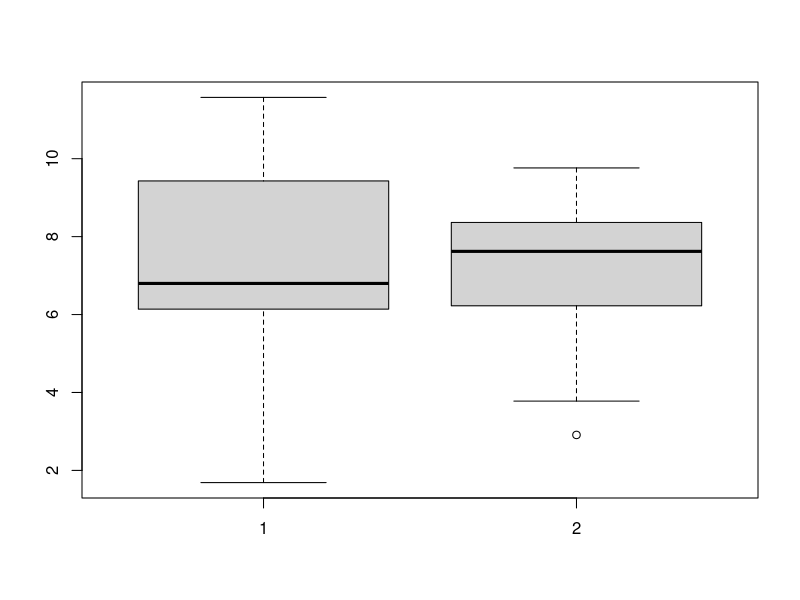
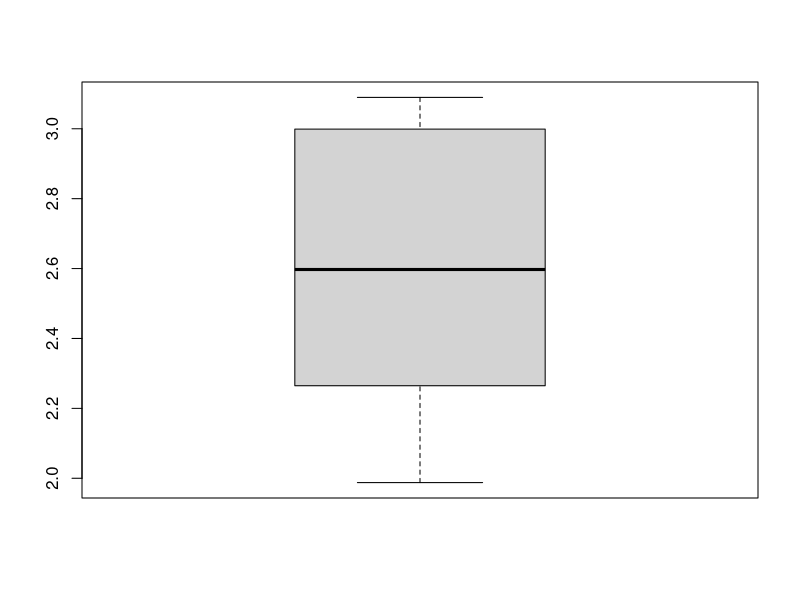
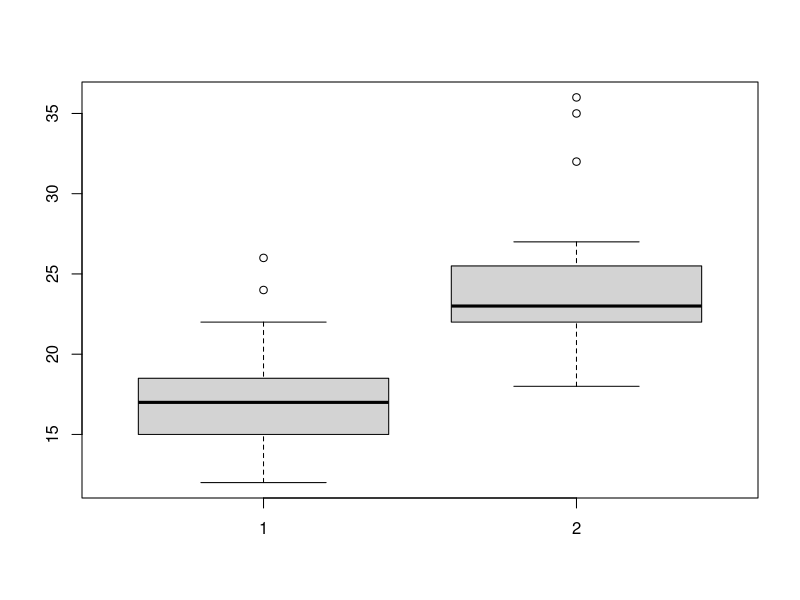
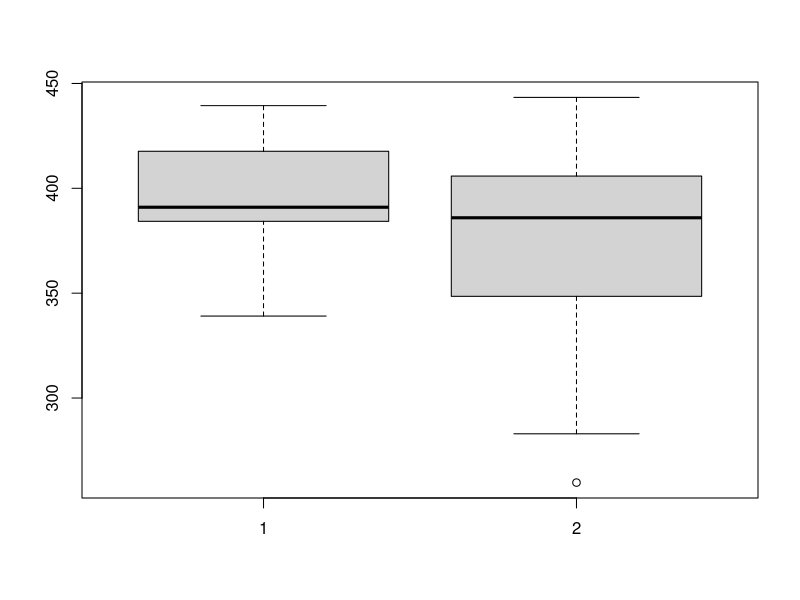
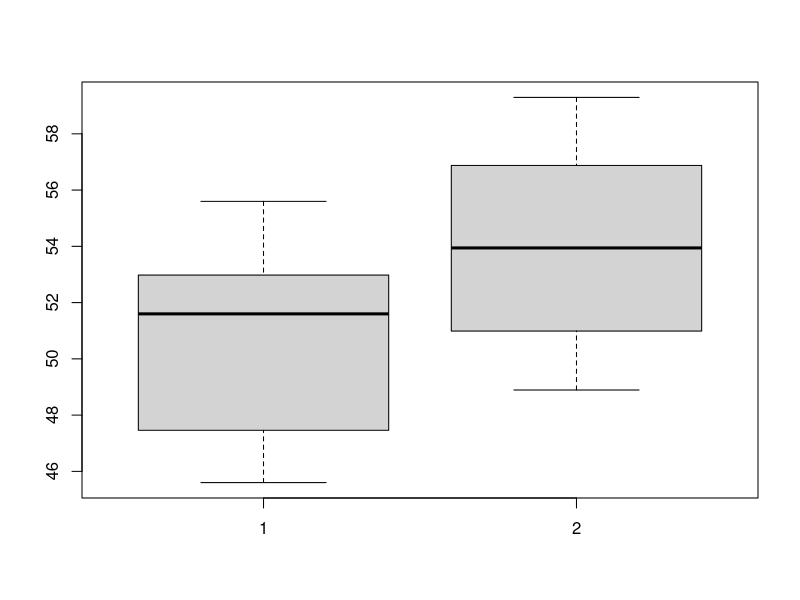
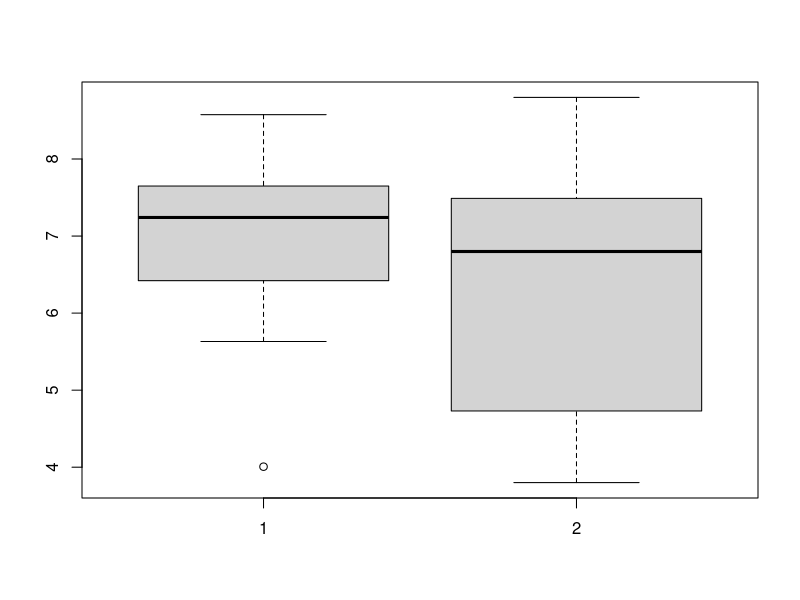

These figures' R source, in order:
set.seed(42)
#_______________________________________________________________________
# CVICNE PRIKLADY 1
#_______________________________________________________________________

# 1)  
set.seed(42)
# H0: oba modely jsou stejne presne
# H1: modely nejsou stejne presne
mereni1 = rnorm(n = 30, mean = 7, sd = 2)
mereni2 = rnorm(n = 30, mean = 7.4, sd = 1.5)

# test normality - H0: je normalni, H1: neni normalni
shapiro.test(mereni1) # 0.35 > 0.05
shapiro.test(mereni2) # 0.06 > 0.05
# H0 nezamitam, rozdeleni je normalni

# rovnost rozptylu - H0: rozptyly jsou stejne H1: rozptyly nejsou stejne
var.test(x = mereni1, mereni2)
# p = 0.014 < 0.05 -> H0 zamitam, rozptyly nejsou stejne
boxplot(mereni1, mereni2)
#_______________________________________________________________________

# 2)
# H0: oba modely jsou stejne presne
# H1: modely nejsou stejne presne
mereni1 = rnorm(n = 30, mean = 7, sd = 2)
mereni2 = rnorm(n = 30, mean = 7.4, sd = 1.5)

# test normality - H0: je normalni, H1: neni normalni
shapiro.test(mereni1) # 0.35 > 0.05
shapiro.test(mereni2) # 0.06 > 0.05
# H0 nezamitam, rozdeleni je normalni

# rovnost rozptylu - H0: rozptyly jsou stejne H1: rozptyly nejsou stejne
var.test(x = mereni1, y = mereni2)
# p = 0.014 < 0.05 -> H0 zamitam, rozptyly nejsou stejne

# welchuv t-test
t.test(x = mereni1, y = mereni2, var.equal = F)
# p = 0.88 > 0.05 --> H0 se nezamita, oba modely jsou stejne presne
#_______________________________________________________________________

# 3)
# H0: tloustka vytycek neni mensi nez 4 cm
# H1: tloustka vytycek je mensi nez 4 cm
vytycky = rnorm(n = 10, mean = 3, sd = 0.5)

# test normality - H0: je normalni, H1: neni normalni
shapiro.test(vytycky) # 0.65 > 0.05 rozdeleni je normalni

# splneny predpoklady pro t-test
t.test(x = vytycky, alternative = "less", mu = 4) 
# p = 0.0002 < 0.05 H0 se zamita, tloustka je mensi nez 4 cm
boxplot(vytycky)
#_______________________________________________________________________

# 4)
# H0: typ managementu neovlivnil pocet koniklecu
# H1: typ managementu ovlivnil pocet koniklecu
kosene = rpois(n = 15, lambda = 20)
pasene = rpois(n = 15, lambda = 25)
# test normality - H0: je normalni, H1: neni normalni
shapiro.test(kosene)
shapiro.test(pasene)
# obe jsou > 0.05 --> rozdeleni je normalni

# rovnost rozptylu - H0: rozptyly jsou stejne, H1: rozptyly nejsou stejne
var.test(x = kosene, y = pasene)
# p = 0.75 > 0.05 --> rozptyly jsou stejne

# dvouvyberovy t-test
t.test(x = kosene, y = pasene, var.equal = T)
# p = 0.01 < 0.05 --> H0 se zamita, typ managementu ovlivnuje pocet koniklecu
boxplot(kosene, pasene)
#_______________________________________________________________________

# 5)
set.seed(42)
# H0: hloubky hlasu jsou stejne
# H1: hloubky hlasu jsou ruzne
samci = rnorm(n = 30, mean = 393, sd = 20.3)
samice = rnorm(n = 30, mean = 380, sd = 40.2)
# test normality - H0: je normalni, H1: neni normalni
shapiro.test(samci) # 0.35 > 0.05
shapiro.test(samice) # 0.06 > 0.05
# H0 nezamitam, rozdeleni je normalni

# rovnost rozptylu - H0: rozptyly jsou stejne H1: rozptyly nejsou stejne
var.test(x = samci, y = samice)
# p = 0.008 < 0.05 -> H0 zamitam
t.test(x = samci, y = samice, var.equal = F)
# p = 0.04 < 0.05 H0 zamitam
boxplot(samci, samice)

#_______________________________________________________________________
# CVICNE PRIKLADY 2
#_______________________________________________________________________
# 1)
# H0: mnozstvi je stejne
# H1: mnozstvi je ruzne
dvoulete = rnorm(n = 20, mean = 50, sd = 4)
trilete = rnorm(n = 18, mean = 54, sd = 3.5)

# test normality - H0: je normalni, H1: neni normalni
shapiro.test(dvoulete) # 0.13 > 0.05
shapiro.test(trilete) # 0.35 > 0.05
# H0 nezamitam, rozdeleni je normalni

# rovnost rozptylu - H0: rozptyly jsou stejne H1: rozptyly nejsou stejne
var.test(x = dvoulete, y = trilete)
# p = 0.88 > 0.05 -> H0 nezamitam, rozptyly jsou stejne

# dvouvyberovy t-test
t.test(x = dvoulete, y = trilete, var.equal = T)
# p = 0.002 < 0.05 --> H0 se zamita, mnostvi ulozene potravy je ruzne
boxplot(dvoulete, trilete)
#_______________________________________________________________________

# 2)
# H0: mereni jsou stejne presna
# H1: mereni nejsou stejne presna
moje_mereni = rnorm(n = 40, mean = 78, sd = 10)
kolega_mereni = rnorm(n = 40, mean = 78, sd = 15)

# test normality - H0: je normalni, H1: neni normalni
shapiro.test(moje_mereni) # 0.34 > 0.05
shapiro.test(kolega_mereni) # 0.6 > 0.05
# H0 nezamitam, rozdeleni je normalni

var.test(x = moje_mereni, y = kolega_mereni)
# p = 0.16 > 0.05, H0 nezamitam, mereni jsou stejne presna
#_______________________________________________________________________

# 3)
set.seed(42)
# H0: vykony nebyly mensi nez 20 m
# H1: vykony byly mensi nez 20 m
strelci = rnorm(n = 80, mean = 19.5, sd = 2)

# test normality - H0: je normalni, H1: neni normalni
shapiro.test(strelci) # 0.15 > 0.05, rozdeleni je normalni

t.test(x = strelci, alternative = "less", mu = 20)
?t.test
# p = 0.03 < 0.05, H0 se zamita, Bohousek ma pravdu
#_______________________________________________________________________

# 4) 
set.seed(42)
# H0: zito za tmy nevyrostlo (rozdil => 0)
# H1: zito za tmy vyrostlo (rozdil < 0)
prvni_mereni = rpois(n = 100, lambda = 35)
druhe_mereni = rpois(n = 100, lambda = 37)

# vybery jsou zavisle, pouzijeme parovy test
rozdil = prvni_mereni - druhe_mereni

# test normality - H0: je normalni, H1: neni normalni
shapiro.test(rozdil) # p = 0.16 > 0.05, je normalni
 
# muzeme pouzit parovy t-test
t.test(x = rozdil, alternative = "less") 
# p = 0.6 > 0.05, H0 se nezamita
#_______________________________________________________________________

# 5) 
set.seed(42)
ceta = rnorm(n = 20, mean = 3, sd = 0.1)
var(ceta)
ceta2 = var(ceta)
shapiro.test(ceta)
TT = (20-1)*ceta2/1
TT<qchisq(p = 0.05, df = 20-1)
pchisq(q = TT, df = 20-1)
#_______________________________________________________________________

# 6) 
set.seed(42)
# H0: dostrel kmenu se nelisi
# H1: dostrel kmenu se lisi
kmen_A = rnorm(n = 20, mean = 50, sd = 10)
kmen_B = rnorm(n = 20, mean = 55, sd = 7)

# test normality - H0: je normalni, H1: neni normalni
shapiro.test(kmen_A) # p = 0.29 > 0.05, je normalni
shapiro.test(kmen_B) # p = 0.93 > 0.05, je normalni

var.test(x = kmen_A, y = kmen_B)
# p = 0.03 < 0.05, H0 se zamita, rozptyly jsou ruzne

t.test(x = kmen_A, y = kmen_B, var.equal = F)

# p = 0.73 > 0.05
#_______________________________________________________________________

# 7)
# H0: rychlosti jsou stejne
# H1: rychlosti jsou ruzne
prirodni = rnorm(n = 20, mean = 7, sd = 1)
umely = rnorm(n = 20, mean = 6, sd = 2)

# test normality - H0: je normalni, H1: neni normalni
shapiro.test(prirodni) # p = 0.06 > 0.05, je normalni
shapiro.test(umely) # p = 0.13 > 0.05, je normalni

# rovnost rozptylu - H0: rozptyly jsou stejne H1: rozptyly nejsou stejne
var.test(x = prirodni, y = umely) # p = 0.0502 > 0.05, rozptyly stejne

t.test(x = prirodni, y = umely, var.equal = T)
# p-value = 0.12 > 0.05, H0 se nezamita, rychlosti jsou stejne
boxplot(prirodni, umely)
#_______________________________________________________________________

# 8)
# H0: inteligence dvojcat je stejna
# H1: inteligence dvojcat je ruzna
voda = rpois(n = 100, lambda = 95)
sous = rpois(n = 100, lambda = 105)

# test normality - H0: je normalni, H1: neni normalni
shapiro.test(voda) # p = 0.44 > 0.05, je normalni
shapiro.test(sous) # p = 0.55 > 0.05, je normalni

# rovnost rozptylu - H0: rozptyly jsou stejne H1: rozptyly nejsou stejne
var.test(x = voda, y = sous) # p = 0.09 > 0.05, rozptyly stejne

t.test(x = voda, y = sous, var.equal = T)
# p = 4e-11 < 0.05, H0 se zamita, inteligence je ruzna
